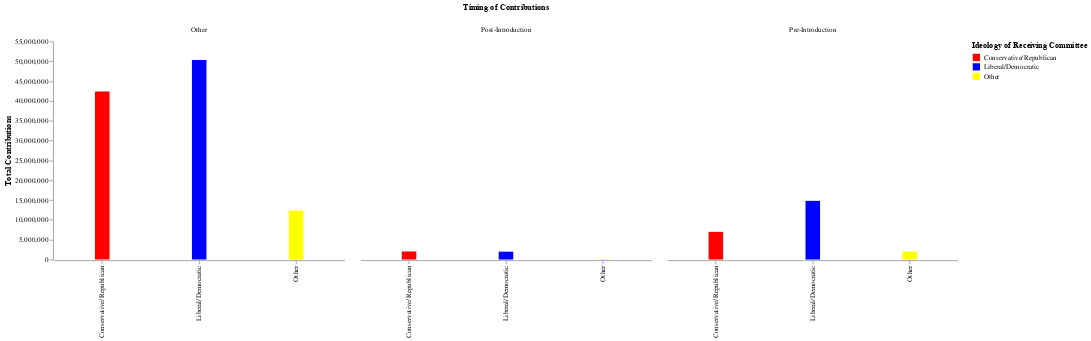

Here is the notebook cell this chart was saved with:
### Code cell
chart = alt.Chart(grouped_by_category_14).mark_bar(size=20).encode(
    alt.X("ideology", axis=alt.Axis(title="", grid=False)),
    alt.Y("total_amount", axis=alt.Axis(title="Total Contributions", grid=False)),
    column = alt.Column("pre_post_introduction", title="Timing of Contributions"),
    color = alt.Color("ideology", scale = alt.Scale(range=["red", "blue", "yellow"]),
                      title="Ideology of Receiving Committee"),
    tooltip = [alt.Tooltip("total_amount", title="Total Contributions")]
).configure_view(
    stroke = "transparent"
)

chart.display()
chart.save("chart_14.html")

### Figure 1 — Vega-Lite specification as saved in the notebook (floating-point values rounded to 4 significant figures)
{"$schema": "https://vega.github.io/schema/vega-lite/v2.6.0.json", "config": {"view": {"height": 300, "stroke": "transparent", "width": 400}}, "data": {"name": "data-65b54fcef266129744838f7b70efc753"}, "datasets": {"data-65b54fcef266129744838f7b70efc753": [{"ideology": "Conservative/Republican", "num_contributions": 2567, "num_donors": 182, "pct_total_amount": 0.3187, "pre_post_introduction": "Other", "total_amount": 42390910}, {"ideology": "Conservative/Republican", "num_contributions": 336, "num_donors": 83, "pct_total_amount": 0.01533, "pre_post_introduction": "Post-Introduction", "total_amount": 2039775}, {"ideology": "Conservative/Republican", "num_contributions": 1069, "num_donors": 152, "pct_total_amount": 0.05251, "pre_post_introduction": "Pre-Introduction", "total_amount": 6985085}, {"ideology": "Liberal/Democratic", "num_contributions": 2528, "num_donors": 228, "pct_total_amount": 0.3782, "pre_post_introduction": "Other", "total_amount": 50310577}, {"ideology": "Liberal/Democratic", "num_contributions": 301, "num_donors": 92, "pct_total_amount": 0.01492, "pre_post_introduction": "Post-Introduction", "total_amount": 1984060}, {"ideology": "Liberal/Democratic", "num_contributions": 1228, "num_donors": 183, "pct_total_amount": 0.1113, "pre_post_introduction": "Pre-Introduction", "total_amount": 14801227}, {"ideology": "Other", "num_contributions": 239, "num_donors": 117, "pct_total_amount": 0.09301, "pre_post_introduction": "Other", "total_amount": 12371484}, {"ideology": "Other", "num_contributions": 27, "num_donors": 20, "pct_total_amount": 0.0009464, "pre_post_introduction": "Post-Introduction", "total_amount": 125888}, {"ideology": "Other", "num_contributions": 133, "num_donors": 89, "pct_total_amount": 0.01511, "pre_post_introduction": "Pre-Introduction", "total_amount": 2010210}]}, "encoding": {"color": {"field": "ideology", "scale": {"range": ["red", "blue", "yellow"]}, "title": "Ideology of Receiving Committee", "type": "nominal"}, "column": {"field": "pre_post_introduction", "title": "Timing of Contributions", "type": "nominal"}, "tooltip": [{"field": "total_amount", "title": "Total Contributions", "type": "quantitative"}], "x": {"axis": {"grid": false, "title": ""}, "field": "ideology", "type": "nominal"}, "y": {"axis": {"grid": false, "title": "Total Contributions"}, "field": "total_amount", "type": "quantitative"}}, "mark": {"size": 20, "type": "bar"}}
